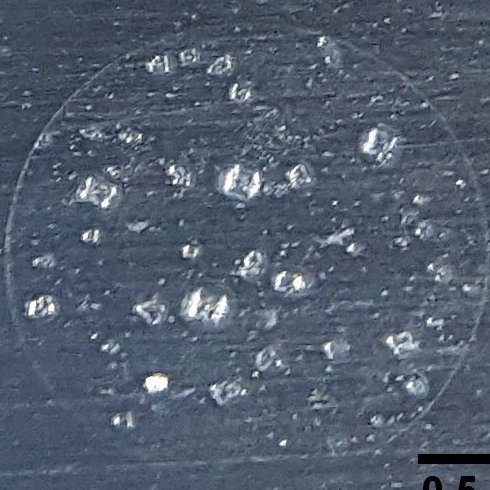
#> input picture Report folder/Total_image_PCA_analysis/1.jpg, 490 x 490 px; its folder holds only this picture in this run
$ python PCA_image_all_samples_1_plot.py
#> lines starting #> are read from the running program, lines starting #| are printed output that depends on the picture
import matplotlib.pyplot as plt
import matplotlib.image as mpimg
import numpy as np
from PIL import Image
import pandas as pd
from sklearn.decomposition import PCA
from scipy.spatial.distance import pdist, squareform
from scipy.sparse.linalg import eigs
from numpy import linalg as LA
from mpl_toolkits.mplot3d import Axes3D
from matplotlib.pyplot import figure


numImages = 60
# fig = plt.figure(figsize = (8,8))
X = np.zeros(shape = (numImages, 490*490))

for i in range(1, numImages + 1):
    filename = str(i)+'.jpg'
    img = mpimg.imread(filename)
#> img is the input picture: shape (490, 490, 3); mean R, G, B 82, 93.4, 109.7
    img = img[:, :, 0]*0.299 + img[:, :, 1]*0.587 + img[:, :, 2]*0.114
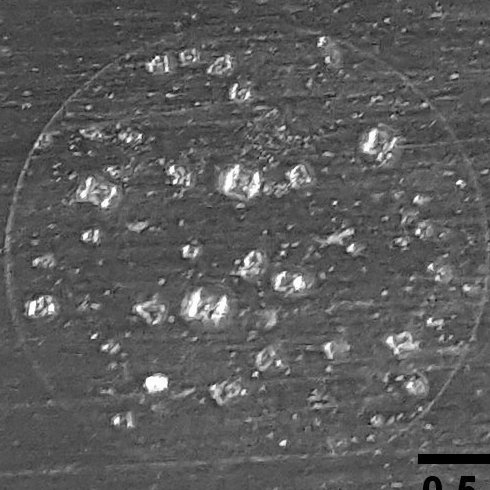
#> img: shape (490, 490) float64; min 0, max 255, mean 91.8
#> (the run stopped early here; a loop or call above may not have finished)
